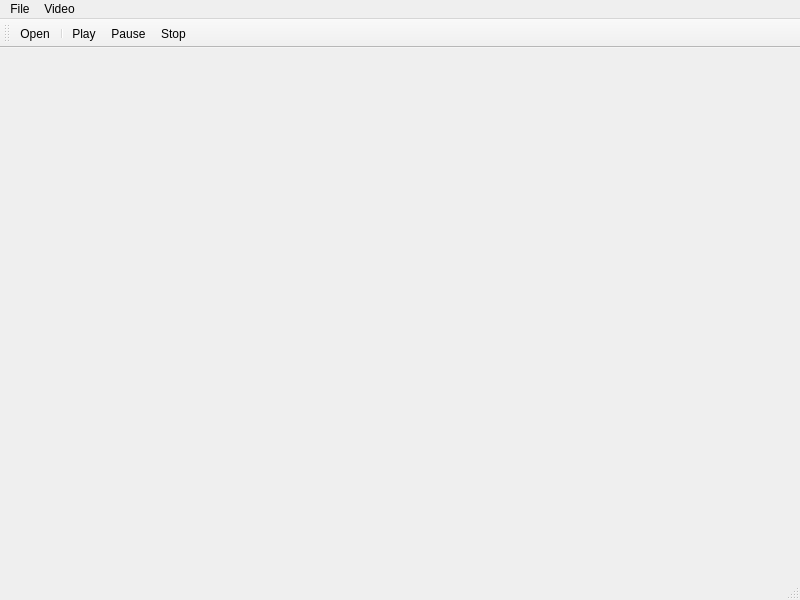
<?xml version="1.0" encoding="UTF-8"?>
<ui version="4.0">
 <class>MusicPlayer</class>
 <widget class="QMainWindow" name="MusicPlayer">
  <property name="geometry">
   <rect>
    <x>0</x>
    <y>0</y>
    <width>800</width>
    <height>600</height>
   </rect>
  </property>
  <property name="windowTitle">
   <string>MainWindow</string>
  </property>
  <widget class="QWidget" name="centralwidget"/>
  <widget class="QMenuBar" name="menubar">
   <property name="geometry">
    <rect>
     <x>0</x>
     <y>0</y>
     <width>800</width>
     <height>20</height>
    </rect>
   </property>
   <widget class="QMenu" name="menuFile">
    <property name="title">
     <string>File</string>
    </property>
    <addaction name="actionOpen"/>
   </widget>
   <widget class="QMenu" name="menuVideo">
    <property name="title">
     <string>Video</string>
    </property>
    <addaction name="actionPlay"/>
    <addaction name="actionPause"/>
    <addaction name="actionStop"/>
   </widget>
   <addaction name="menuFile"/>
   <addaction name="menuVideo"/>
  </widget>
  <widget class="QStatusBar" name="statusbar"/>
  <widget class="QToolBar" name="toolBar">
   <property name="windowTitle">
    <string>toolBar</string>
   </property>
   <attribute name="toolBarArea">
    <enum>TopToolBarArea</enum>
   </attribute>
   <attribute name="toolBarBreak">
    <bool>false</bool>
   </attribute>
   <addaction name="actionOpen"/>
   <addaction name="separator"/>
   <addaction name="actionPlay"/>
   <addaction name="actionPause"/>
   <addaction name="actionStop"/>
  </widget>
  <action name="actionOpen">
   <property name="icon">
    <iconset resource="login.qrc">
     <normaloff>:/img/Eject-Hot-icon.png</normaloff>:/img/Eject-Hot-icon.png</iconset>
   </property>
   <property name="text">
    <string>Open</string>
   </property>
   <property name="toolTip">
    <string>Open a File</string>
   </property>
  </action>
  <action name="actionPlay">
   <property name="icon">
    <iconset resource="login.qrc">
     <normaloff>:/img/Play-Hot-icon.png</normaloff>:/img/Play-Hot-icon.png</iconset>
   </property>
   <property name="text">
    <string>Play</string>
   </property>
  </action>
  <action name="actionPause">
   <property name="icon">
    <iconset resource="login.qrc">
     <normaloff>:/img/Pause-Pressed-icon.png</normaloff>:/img/Pause-Pressed-icon.png</iconset>
   </property>
   <property name="text">
    <string>Pause</string>
   </property>
  </action>
  <action name="actionStop">
   <property name="icon">
    <iconset resource="login.qrc">
     <normaloff>:/img/Stop-Normal-Red-icon.png</normaloff>:/img/Stop-Normal-Red-icon.png</iconset>
   </property>
   <property name="text">
    <string>Stop</string>
   </property>
  </action>
  <action name="actionObrazek">
   <property name="icon">
    <iconset resource="login.qrc">
     <normaloff>:/img/music_player.png</normaloff>:/img/music_player.png</iconset>
   </property>
   <property name="text">
    <string>Obrazek</string>
   </property>
  </action>
 </widget>
 <resources>
  <include location="login.qrc"/>
 </resources>
 <connections/>
</ui>
